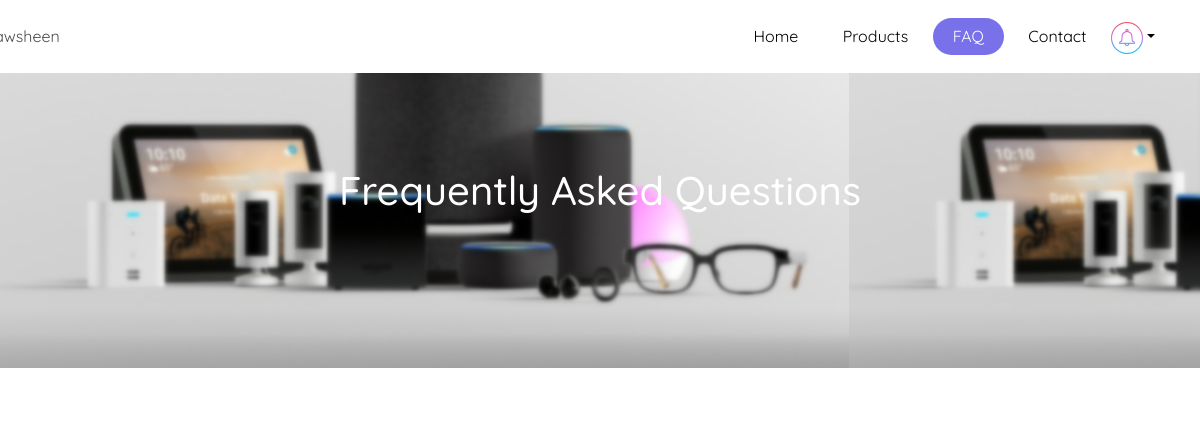
Page /faq.php (signed in) on the earlier database version.
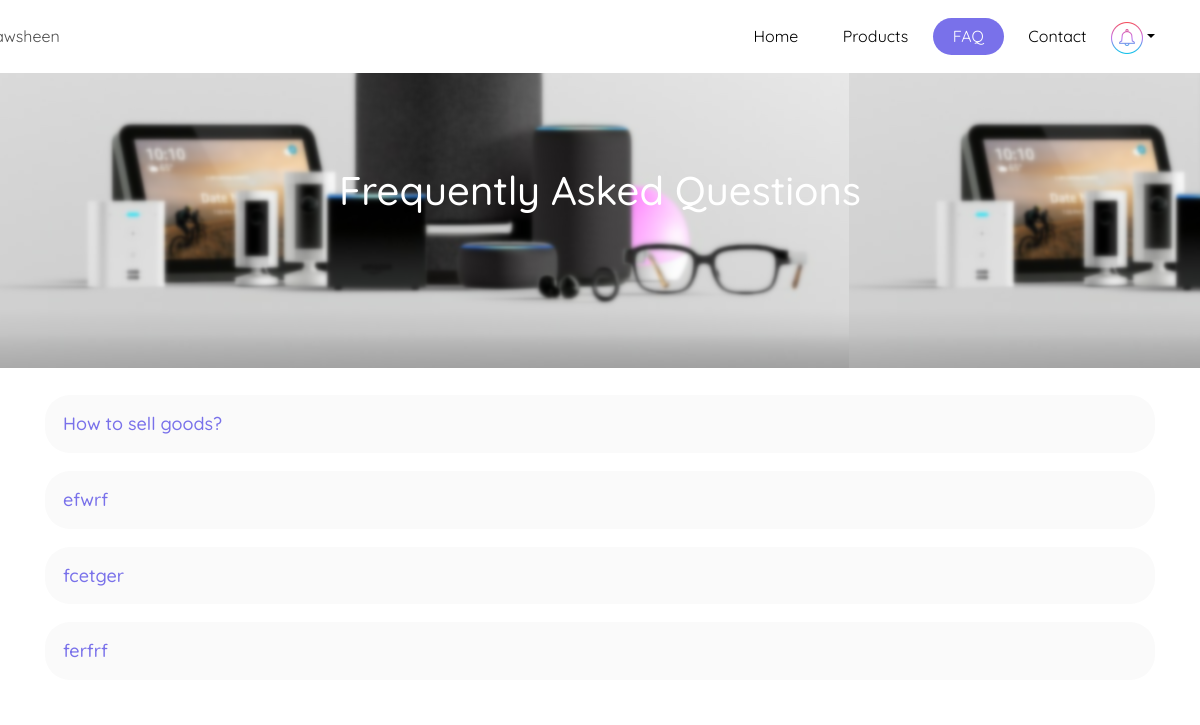
Same page on the later database version.
### tables this page shows
CREATE TABLE `FAQ` (
  `faqId` int(11) NOT NULL,
  `question` longtext NOT NULL,
  `answer` longtext NOT NULL,
  `category` varchar(30) NOT NULL
);

### faq.php (the view, shortened to what this page needs)
<?php
$user=$_SESSION['username'];
require_once "includes/db_connect.php";
?>
<html lang="en">
<head>
    <link rel="stylesheet" href="css/bootstrap.min.css">
    <link rel="stylesheet" href="css/aos.css">
    <link rel="stylesheet" href="css/jquery-ui.css">
    <link rel="stylesheet" href="css/style.css">
    <link rel="stylesheet" href="includes/faq.css">
</head>
<body>
<div class="site-wrap">
    <header class="site-navbar py-2 bg-white" role="banner">
      <div class="container">
        <div class="row align-items-center">
<?php
if ($user ==""){
  $_SERVER['HTTP_REFERER']="faq.php";
?>
          <div class="col-5">
            <nav class="site-navigation position-relative text-left " style="margin-left: -100px" role="navigation">
              <ul class="site-menu js-clone-nav ">
                <li><a href="login.php"><span>Login</span></a></li>
                <li><a href="signup.php"><span>Sign Up</span></a></li>
              </ul>
            </nav>
          </div>
          <div class="col-7 ">
          <nav class="site-navigation position-relative text-right" role="navigation">
              <ul class="site-menu js-clone-nav mr-auto d-none d-lg-block">
                <li><a href="homepage.php"><span>Home</span></a></li>
                <li ><a href="ProductsNew.php"><span>Products</span></a></li>
                <li class="active"><a><span>FAQ</span></a></li>
                <li><a href="ContactUs.php"><span>Contact</span></a></li>
              </ul>
            </nav>
          </div>
        </div>
      </div>
<?php
}else{
?>
    <div class="col-3">
            <nav class="site-navigation position-relative text-left " style="margin-left: -100px" role="navigation">
               <ul class="site-menu js-clone-nav ">
                <li class="has-children">
                  <span><?php echo $user?></span>
                </li>
                </ul>
              </nav>
          </div>
          <div class="col-9 ">
          <nav class="site-navigation position-relative text-right" role="navigation">
              <ul class="site-menu js-clone-nav mr-auto d-none d-lg-block">
                <li><a href="homepage.php?referer=login"><span>Home</span></a></li>
                <li ><a href="ProductsNew.php?referer=login"><span>Products</span></a></li>
                <li class="active"><a><span>FAQ</span></a></li>
                <li><a href="ContactUs.php?referer=login"><span>Contact</span></a></li>
                <li class="dropdown">
                  <a href="#" class="dropdown-toggle" data-toggle="dropdown"><img src="images/notification.png"></a>
                </li>
              </ul>
            </nav>
          </div>
        </div>
      </div>
<?php
    }
?>
    </header>
	<div class="background-image" style="background-image: url(includes/coverproduct.png); "data-aos="fade">
		<div class="container">
			<p>.</p>
			<div class="row align-items-center justify-content-center text-center" style="min-height:325px;">
				<div class="col-md-10">
					<div class="row justify-content-center mb-4">
						<div class="col-md-8 text-center">
							<h1 style="color:white;" data-aos="fade-up" >Frequently Asked Questions</h1>
						</div>
					</div>
                </div>
		    </div>
        </div>
    </div>
    <div class="container">
    <?php
    $queryfaq="SELECT faqId,question, answer FROM FAQ";
    $datafaq=$conn->query($queryfaq);
    $resultfaq = $datafaq->fetchAll(PDO::FETCH_ASSOC);
    foreach($resultfaq as $output){
        $faqid=$output['faqId'];
        $question=$output["question"];
        ?>
        <div class="panel-group" id="accordion" role="tablist" aria-multiselectable="true">
        <div class="panel panel-default" >
            <div class="panel-heading" role="tab" id="<?php echo $faqid ?>">
                <h4 class="panel-title">
                    <a role="button" data-toggle="collapse" data-parent="#accordion" href="<?php echo "#collapse".$faqid ?>" aria-expanded="true" aria-controls="<?php echo "collapse".$faqid ?>">
                        <?php echo $question ?>
                    </a>
                </h4>
            </div>
        </div>
    </div>
    <?php
    }
    ?>
    </div>
</div>
</body>
</html>

Differences in the rows shown:
added faq: question "How to sell goods?"
added faq: question "efwrf"
added faq: question "fcetger"
added faq: question "ferfrf"
